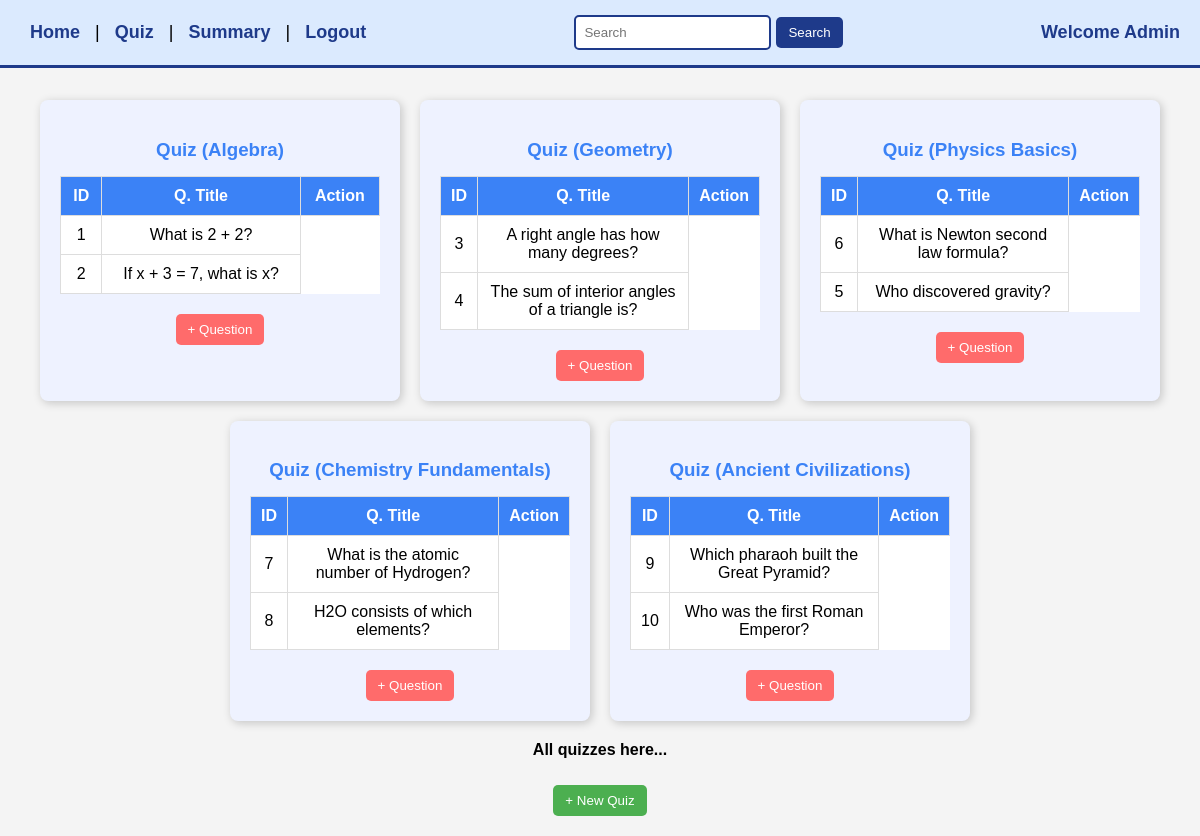
Page /quiz_manage on the committed database.
### app.py (models this page shows, shortened)
class Quiz(db.Model):
    id = db.Column(db.Integer, primary_key=True)
    chapter_id = db.Column(db.Integer, db.ForeignKey('chapter.id'), nullable=False)
    date_of_quiz = db.Column(db.Date, nullable=False)
    time_duration = db.Column(db.String(10), nullable=False)
    remarks = db.Column(db.Text, nullable=True)
    chapter = db.relationship('Chapter', backref=db.backref('quizzes', lazy=True))

class Chapter(db.Model):
    id = db.Column(db.Integer, primary_key=True)
    subject_id = db.Column(db.Integer, db.ForeignKey('subject.id'), nullable=False)
    name = db.Column(db.String(200), nullable=False)
    description = db.Column(db.Text, nullable=True)
    subject = db.relationship('Subject', backref=db.backref('chapters', lazy=True))

class Question(db.Model):
    id = db.Column(db.Integer, primary_key=True)
    quiz_id = db.Column(db.Integer, db.ForeignKey('quiz.id'), nullable=False)
    question_title = db.Column(db.String(200), nullable=False)
    question_statement = db.Column(db.Text, nullable=False)
    option1 = db.Column(db.String(255), nullable=False)
    option2 = db.Column(db.String(255), nullable=False)
    option3 = db.Column(db.String(255), nullable=True)
    option4 = db.Column(db.String(255), nullable=True)
    correct_option = db.Column(db.String(10), nullable=False)
    quiz = db.relationship('Quiz', backref=db.backref('questions', lazy=True))

### app.py (the view)
@app.route('/quiz_manage')
def quiz_management():
    quizzes = (
        Quiz.query
        .options(
            joinedload(Quiz.chapter),  # Load chapter details
            joinedload(Quiz.questions)  # Load all related questions
        )
        .all()
    )
    return render_template('quizmanagement.html', quizzes=quizzes)

### templates/quizmanagement.html (shortened to what this page needs)
<!DOCTYPE html>
<html lang="en">
<head>
    <link rel="stylesheet" href="{{ url_for('static', filename='quizmanagement.css') }}">
</head>
<body>
    <div class="header">
        <div class="nav-links">
            <a href="{{ url_for('admin_dashboard') }}">Home</a> |
            <a href="{{ url_for('quiz_management') }}">Quiz</a> |
            <a href="{{ url_for('summary') }}">Summary</a> |
            <a href="{{ url_for('logout') }}">Logout</a>
        </div>
        <div class="search-box">
            <input type="text" placeholder="Search">
            <button>Search</button>
        </div>
        <div class="admin-welcome">
            Welcome Admin
        </div>
    </div>
    <div class="quiz-list">
        {% for quiz in quizzes %}
        <div class="quiz-box">
            <h3>Quiz ({{ quiz.chapter.name if quiz.chapter else 'No Chapter' }})</h3>
            <table>
                <tr>
                    <th>ID</th>
                    <th>Q. Title</th>
                    <th>Action</th>
                </tr>
                {% for question in quiz.questions %}
                <tr>
                    <td>{{ question.id }}</td>
                    <td>{{ question.question_statement }}</td>
                </tr>
                {% endfor %}
            </table>
            <a href="{{ url_for('new_question', quiz_id=quiz.id) }}">
                <button class="add-question">+ Question</button>
            </a>
        </div>
        {% endfor %}
    </div>
    <p class="all-quizzes">All quizzes here...</p>
    <a href="{{ url_for('new_quiz') }}">
        <button class="new-quiz">+ New Quiz</button>
    </a>
</body>
</html>

### static/quizmanagement.css (style rules this page uses)
body { font-family: Arial, sans-serif; background-color: #f4f4f4; display: flex; flex-direction: column; align-items: center; margin: 0; padding: 20px; }
.header { display: flex; justify-content: space-between; align-items: center; background-color: #dbeafe; padding: 15px 20px; font-size: 18px; border-bottom: 3px solid #1e3a8a; width: 100%; box-sizing: border-box; position: fixed; top: 0; left: 0; }
.nav-links a { text-decoration: none; color: #1e3a8a; font-weight: bold; margin: 0 10px; }
.search-box { display: flex; align-items: center; }
.search-box input { padding: 8px; border: 2px solid #1e3a8a; border-radius: 5px; margin-right: 5px; }
.search-box button { background-color: #1e3a8a; color: white; border: none; padding: 8px 12px; cursor: pointer; border-radius: 5px; }
.admin-welcome { font-weight: bold; color: #1e3a8a; }
.quiz-list { display: flex; flex-wrap: wrap; justify-content: center; gap: 20px; margin-top: 80px; width: 100%; }
.quiz-box { background: #eef2ff; padding: 20px; border-radius: 8px; width: 320px; box-shadow: 2px 2px 10px rgba(0, 0, 0, 0.2); text-align: center; }
.quiz-box h3 { color: #3b82f6; margin-bottom: 15px; }
table { width: 100%; border-collapse: collapse; background: white; margin-bottom: 10px; }
th, td { border: 1px solid #ddd; padding: 10px; text-align: center; }
th { background: #3b82f6; color: white; }
.add-question, .new-quiz { background: #ff6b6b; color: white; border: none; padding: 8px 12px; border-radius: 5px; margin-top: 10px; cursor: pointer; transition: 0.3s; }
.new-quiz { background: #4caf50; }
.all-quizzes { margin-top: 20px; font-size: 16px; font-weight: bold; }

### rows in the picture
Quiz: chapter "Algebra"
Question: id "1", question_statement "What is 2 + 2?"
Question: id "2", question_statement "If x + 3 = 7, what is x?"
Quiz: chapter "Geometry"
Question: id "3", question_statement "A right angle has how many degrees?"
Question: id "4", question_statement "The sum of interior angles of a triangle is?"
Quiz: chapter "Physics Basics"
Question: id "6", question_statement "What is Newton second law formula?"
Question: id "5", question_statement "Who discovered gravity?"
Quiz: chapter "Chemistry Fundamentals"
Question: id "7", question_statement "What is the atomic number of Hydrogen?"
Question: id "8", question_statement "H2O consists of which elements?"
Quiz: chapter "Ancient Civilizations"
Question: id "9", question_statement "Which pharaoh built the Great Pyramid?"
Question: id "10", question_statement "Who was the first Roman Emperor?"
